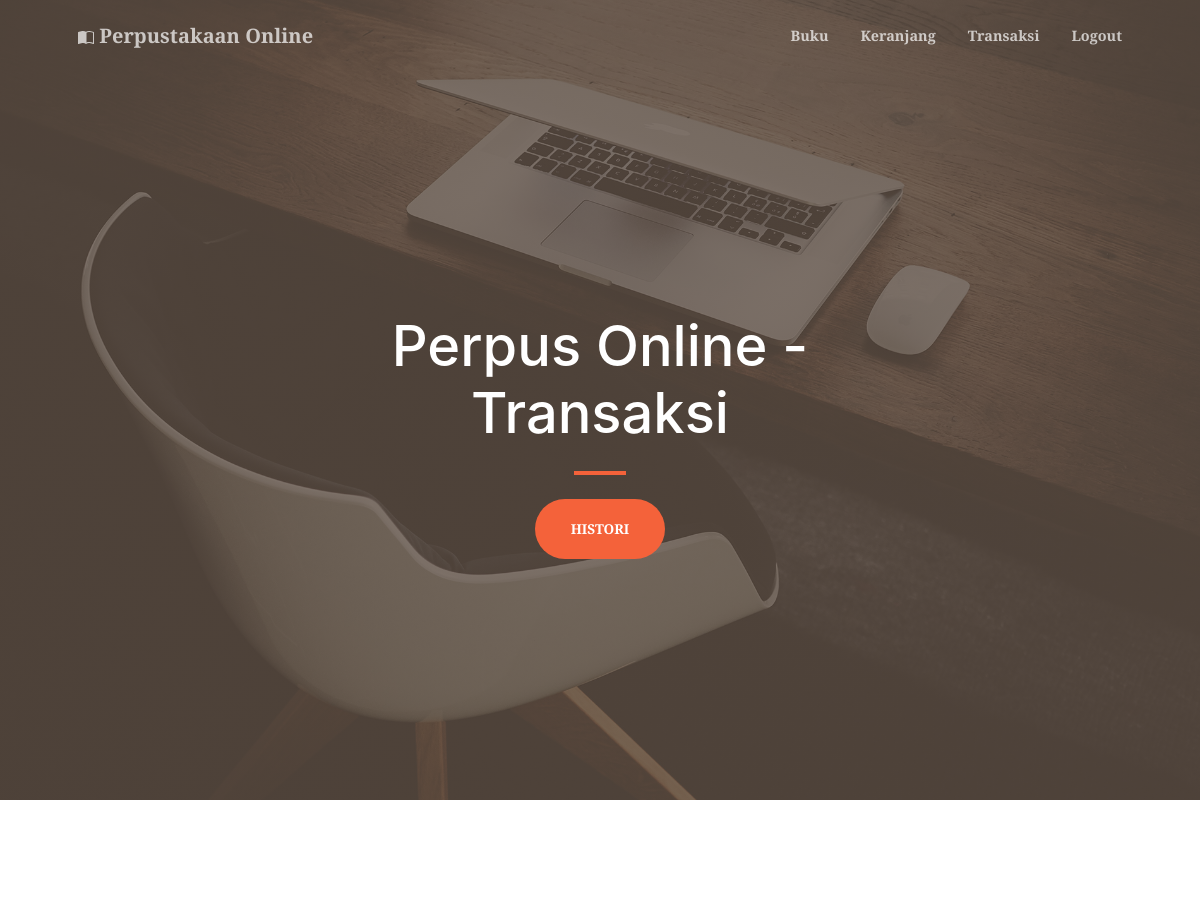
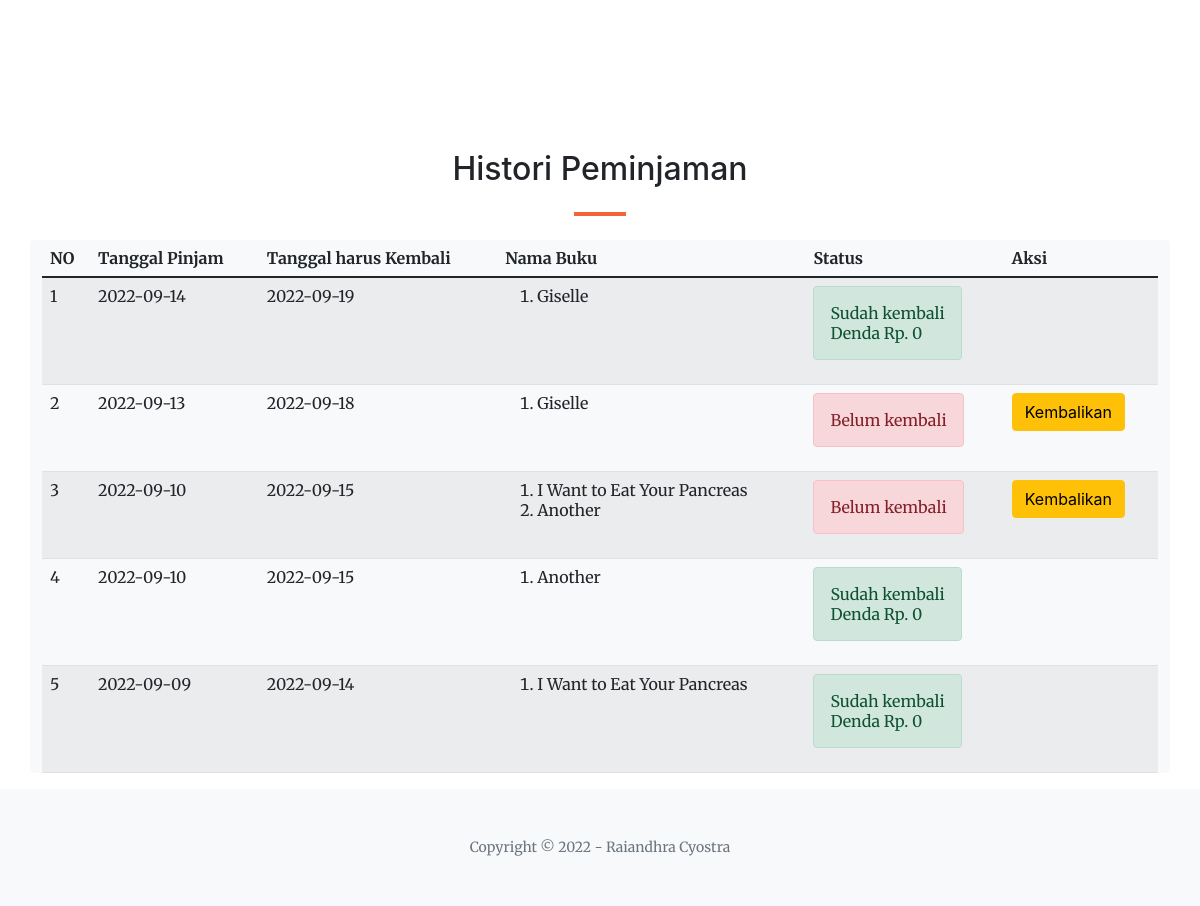
/histori_peminjaman.php (signed in), run on the app's committed database (2 pictures, top to bottom).
### tables this page shows
CREATE TABLE `peminjaman_buku` (
  `id_peminjaman_buku` int(11) NOT NULL,
  `id_siswa` int(11) NOT NULL,
  `tanggal_pinjam` date NOT NULL,
  `tanggal_kembali` date NOT NULL
);

CREATE TABLE `detail_peminjaman_buku` (
  `id_detail_peminjaman_buku` int(11) NOT NULL,
  `id_peminjaman_buku` int(11) NOT NULL,
  `id_buku` int(11) NOT NULL,
  `qty` int(11) NOT NULL
);

CREATE TABLE `buku` (
  `id_buku` int(11) NOT NULL,
  `nama_buku` varchar(100) NOT NULL,
  `deskripsi` text NOT NULL,
  `foto` varchar(255) NOT NULL
);

CREATE TABLE `pengembalian_buku` (
  `id_pengembalian_buku` int(11) NOT NULL,
  `id_peminjaman_buku` int(11) NOT NULL,
  `tanggal_pengembalian` date NOT NULL,
  `denda` int(11) NOT NULL
);

### histori_peminjaman.php (the view, shortened to what this page needs)
<head>
</head>
<?php
    include "header.php";
?>
    <header class="masthead">
        <div class="container px-4 px-lg-5 h-100">
            <div class="row gx-4 gx-lg-5 h-100 align-items-center justify-content-center text-center">
                <div class="col-lg-8 align-self-end">
                    <h1 class="text-white font-weight-bold">Perpus Online - Transaksi</h1>
                    <hr class="divider" />
                </div>
                <div class="col-lg-8 align-self-baseline">
                    <a class="btn btn-primary btn-xl" href="#histori">Histori</a>
                </div>
            </div>
        </div>
    </header>
    <section class="page-section"></section>
    <div class="container-fluid p-0"  id="histori">
        <h2 class="text-center mt-0">Histori Peminjaman</h2>
        <hr class="divider" />
    </div>
    <div class="container bg-light rounded" style="margin-top:10px">
        <table class="table table-hover table-striped">
            <thead>
                <th>NO</th>
                <th>Tanggal Pinjam</th>
                <th>Tanggal harus Kembali</th>
                <th>Nama Buku</th>
                <th>Status</th>
                <th>Aksi</th>
            </thead>
            <tbody>
                <?php
                    include "koneksi.php";
                    $qry_histori = mysqli_query($conn, "select * from peminjaman_buku order by id_peminjaman_buku desc");
                    $no = 0;
                    while($dt_histori = mysqli_fetch_array($qry_histori)) {
                        $no++;
                        $buku_dipinjam = "<ol>";
                        $qry_buku = mysqli_query($conn, "select * from detail_peminjaman_buku join buku on buku.id_buku = detail_peminjaman_buku.id_buku where id_peminjaman_buku = '".$dt_histori['id_peminjaman_buku']."'");
                        while($dt_buku = mysqli_fetch_array($qry_buku)) {
                            $buku_dipinjam.="<li>".$dt_buku['nama_buku']."</li>";
                        }
                        $buku_dipinjam.="</ol>";
                        $qry_cek_kembali = mysqli_query($conn, "select * from pengembalian_buku where id_peminjaman_buku = '".$dt_histori['id_peminjaman_buku']."'");
                        if(mysqli_num_rows($qry_cek_kembali) > 0) {
                            $dt_kembali = mysqli_fetch_array($qry_cek_kembali);
                            $denda = "Denda Rp. ".$dt_kembali['denda'];
                            $status_kembali = "<label class='alert alert-success'>Sudah kembali <br>".$denda."</label>";
                            $button_kembali = "";
                        } else {
                            $status_kembali = "<label class='alert alert-danger'>Belum kembali</label>";
                            $button_kembali = "<a href='kembali.php?id=".$dt_histori['id_peminjaman_buku']."' class='btn btn-warning' onclick='return confirm(\"Apakah anda yakin mau dikembalikan?\")'>Kembalikan</a>";
                        }
                ?>
                <tr>
                <td><?=$no?></td>
                <td><?=$dt_histori['tanggal_pinjam']?></td>
                <td><?=$dt_histori['tanggal_kembali']?></td>
                <td><?=$buku_dipinjam?></td>
                <td><?=$status_kembali?></td>
                <td><?=$button_kembali?></td>
                </tr>
            <?php
                }
            ?>
            </tbody>
        </table>
    </div>
<?php
    include "footer.php";
?>

### data on the page
peminjaman_buku: tanggal_pinjam "2022-09-14", tanggal_kembali "2022-09-19", pengembalian_buku.denda "Denda Rp. 0"
detail_peminjaman_buku: id_buku.nama_buku "Giselle"
peminjaman_buku: tanggal_pinjam "2022-09-13", tanggal_kembali "2022-09-18", shows "Belum kembali"
detail_peminjaman_buku: id_buku.nama_buku "Giselle"
peminjaman_buku: tanggal_pinjam "2022-09-10", tanggal_kembali "2022-09-15", shows "Belum kembali"
detail_peminjaman_buku: id_buku.nama_buku "I Want to Eat Your Pancreas"
detail_peminjaman_buku: id_buku.nama_buku "Another"
peminjaman_buku: tanggal_pinjam "2022-09-10", tanggal_kembali "2022-09-15", pengembalian_buku.denda "Denda Rp. 0"
detail_peminjaman_buku: id_buku.nama_buku "Another"
peminjaman_buku: tanggal_pinjam "2022-09-09", tanggal_kembali "2022-09-14", pengembalian_buku.denda "Denda Rp. 0"
detail_peminjaman_buku: id_buku.nama_buku "I Want to Eat Your Pancreas"
